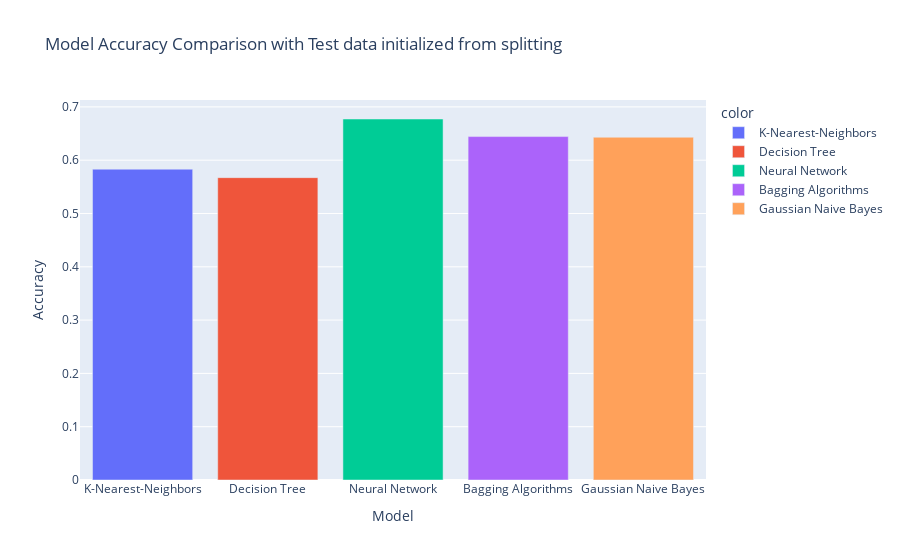

Notebook cell for this chart:
### Code cell
fig = px.bar(
    x=["K-Nearest-Neighbors", "Decision Tree", "Neural Network", "Bagging Algorithms", "Gaussian Naive Bayes"],
    y=[knn_acc, dec_acc, mlp_acc, bagging_acc, bayes_acc],
    color=["K-Nearest-Neighbors", "Decision Tree", "Neural Network", "Bagging Algorithms", "Gaussian Naive Bayes"],
    labels={'x': "Model", 'y': "Accuracy"},
    title="Model Accuracy Comparison with Test data initialized from splitting"
)

fig.show()

### Figure 1 — Plotly figure (JSON) as saved in the notebook; plotly's stock layout.template omitted (floating-point values rounded to 4 significant figures)
{"data": [{"alignmentgroup": "True", "hovertemplate": "color=K-Nearest-Neighbors<br>Model=%{x}<br>Accuracy=%{y}<extra></extra>", "legendgroup": "K-Nearest-Neighbors", "marker": {"color": "#636efa", "pattern": {"shape": ""}}, "name": "K-Nearest-Neighbors", "offsetgroup": "K-Nearest-Neighbors", "orientation": "v", "showlegend": true, "textposition": "auto", "type": "bar", "x": ["K-Nearest-Neighbors"], "xaxis": "x", "y": [0.5831], "yaxis": "y"}, {"alignmentgroup": "True", "hovertemplate": "color=Decision Tree<br>Model=%{x}<br>Accuracy=%{y}<extra></extra>", "legendgroup": "Decision Tree", "marker": {"color": "#EF553B", "pattern": {"shape": ""}}, "name": "Decision Tree", "offsetgroup": "Decision Tree", "orientation": "v", "showlegend": true, "textposition": "auto", "type": "bar", "x": ["Decision Tree"], "xaxis": "x", "y": [0.5672], "yaxis": "y"}, {"alignmentgroup": "True", "hovertemplate": "color=Neural Network<br>Model=%{x}<br>Accuracy=%{y}<extra></extra>", "legendgroup": "Neural Network", "marker": {"color": "#00cc96", "pattern": {"shape": ""}}, "name": "Neural Network", "offsetgroup": "Neural Network", "orientation": "v", "showlegend": true, "textposition": "auto", "type": "bar", "x": ["Neural Network"], "xaxis": "x", "y": [0.6773], "yaxis": "y"}, {"alignmentgroup": "True", "hovertemplate": "color=Bagging Algorithms<br>Model=%{x}<br>Accuracy=%{y}<extra></extra>", "legendgroup": "Bagging Algorithms", "marker": {"color": "#ab63fa", "pattern": {"shape": ""}}, "name": "Bagging Algorithms", "offsetgroup": "Bagging Algorithms", "orientation": "v", "showlegend": true, "textposition": "auto", "type": "bar", "x": ["Bagging Algorithms"], "xaxis": "x", "y": [0.6443], "yaxis": "y"}, {"alignmentgroup": "True", "hovertemplate": "color=Gaussian Naive Bayes<br>Model=%{x}<br>Accuracy=%{y}<extra></extra>", "legendgroup": "Gaussian Naive Bayes", "marker": {"color": "#FFA15A", "pattern": {"shape": ""}}, "name": "Gaussian Naive Bayes", "offsetgroup": "Gaussian Naive Bayes", "orientation": "v", "showlegend": true, "textposition": "auto", "type": "bar", "x": ["Gaussian Naive Bayes"], "xaxis": "x", "y": [0.643], "yaxis": "y"}], "layout": {"barmode": "relative", "legend": {"title": {"text": "color"}, "tracegroupgap": 0}, "title": {"text": "Model Accuracy Comparison with Test data initialized from splitting"}, "xaxis": {"anchor": "y", "domain": [0, 1], "title": {"text": "Model"}}, "yaxis": {"anchor": "x", "domain": [0, 1], "title": {"text": "Accuracy"}}}}
